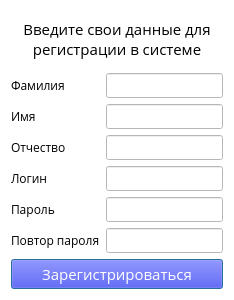
<?xml version="1.0" encoding="UTF-8"?>
<ui version="4.0">
 <class>SignUp</class>
 <widget class="QDialog" name="SignUp">
  <property name="geometry">
   <rect>
    <x>0</x>
    <y>0</y>
    <width>234</width>
    <height>300</height>
   </rect>
  </property>
  <property name="windowTitle">
   <string>Sign up</string>
  </property>
  <property name="styleSheet">
   <string notr="true">background-color: rgb(255, 255, 255);</string>
  </property>
  <layout class="QVBoxLayout" name="verticalLayout">
   <item>
    <widget class="QLabel" name="label">
     <property name="font">
      <font>
       <family>Open Sans</family>
       <pointsize>11</pointsize>
      </font>
     </property>
     <property name="text">
      <string>&lt;html&gt;&lt;head/&gt;&lt;body&gt;&lt;p align=&quot;center&quot;&gt;&lt;span style=&quot; font-size:11pt;&quot;&gt;Введите свои данные для регистрации в системе&lt;/span&gt;&lt;/p&gt;&lt;/body&gt;&lt;/html&gt;</string>
     </property>
     <property name="wordWrap">
      <bool>true</bool>
     </property>
    </widget>
   </item>
   <item>
    <layout class="QFormLayout" name="formLayout">
     <item row="0" column="0">
      <widget class="QLabel" name="label_2">
       <property name="font">
        <font>
         <family>Open Sans</family>
         <pointsize>9</pointsize>
        </font>
       </property>
       <property name="text">
        <string>Фамилия</string>
       </property>
       <property name="wordWrap">
        <bool>true</bool>
       </property>
      </widget>
     </item>
     <item row="1" column="0">
      <widget class="QLabel" name="label_3">
       <property name="font">
        <font>
         <family>Open Sans</family>
         <pointsize>9</pointsize>
        </font>
       </property>
       <property name="text">
        <string>Имя</string>
       </property>
       <property name="wordWrap">
        <bool>true</bool>
       </property>
      </widget>
     </item>
     <item row="2" column="0">
      <widget class="QLabel" name="label_4">
       <property name="font">
        <font>
         <family>Open Sans</family>
         <pointsize>9</pointsize>
        </font>
       </property>
       <property name="text">
        <string>Отчество</string>
       </property>
       <property name="wordWrap">
        <bool>true</bool>
       </property>
      </widget>
     </item>
     <item row="3" column="0">
      <widget class="QLabel" name="label_5">
       <property name="font">
        <font>
         <family>Open Sans</family>
         <pointsize>9</pointsize>
        </font>
       </property>
       <property name="text">
        <string>Логин</string>
       </property>
       <property name="wordWrap">
        <bool>true</bool>
       </property>
      </widget>
     </item>
     <item row="4" column="0">
      <widget class="QLabel" name="label_6">
       <property name="font">
        <font>
         <family>Open Sans</family>
         <pointsize>9</pointsize>
        </font>
       </property>
       <property name="text">
        <string>Пароль</string>
       </property>
       <property name="wordWrap">
        <bool>true</bool>
       </property>
      </widget>
     </item>
     <item row="5" column="0">
      <widget class="QLabel" name="label_7">
       <property name="font">
        <font>
         <family>Open Sans</family>
         <pointsize>9</pointsize>
        </font>
       </property>
       <property name="text">
        <string>Повтор пароля</string>
       </property>
       <property name="wordWrap">
        <bool>true</bool>
       </property>
      </widget>
     </item>
     <item row="0" column="1">
      <widget class="QLineEdit" name="lineEdit">
       <property name="font">
        <font>
         <family>Open Sans</family>
        </font>
       </property>
      </widget>
     </item>
     <item row="1" column="1">
      <widget class="QLineEdit" name="lineEdit_2">
       <property name="font">
        <font>
         <family>Open Sans</family>
        </font>
       </property>
      </widget>
     </item>
     <item row="2" column="1">
      <widget class="QLineEdit" name="lineEdit_3">
       <property name="font">
        <font>
         <family>Open Sans</family>
        </font>
       </property>
      </widget>
     </item>
     <item row="3" column="1">
      <widget class="QLineEdit" name="lineEdit_4">
       <property name="font">
        <font>
         <family>Open Sans</family>
        </font>
       </property>
      </widget>
     </item>
     <item row="4" column="1">
      <widget class="QLineEdit" name="lineEdit_5">
       <property name="font">
        <font>
         <family>Open Sans</family>
        </font>
       </property>
       <property name="echoMode">
        <enum>QLineEdit::Password</enum>
       </property>
      </widget>
     </item>
     <item row="5" column="1">
      <widget class="QLineEdit" name="lineEdit_6">
       <property name="font">
        <font>
         <family>Open Sans</family>
        </font>
       </property>
       <property name="echoMode">
        <enum>QLineEdit::Password</enum>
       </property>
      </widget>
     </item>
    </layout>
   </item>
   <item>
    <widget class="QPushButton" name="pushButton">
     <property name="sizePolicy">
      <sizepolicy hsizetype="Minimum" vsizetype="Fixed">
       <horstretch>0</horstretch>
       <verstretch>0</verstretch>
      </sizepolicy>
     </property>
     <property name="font">
      <font>
       <family>Open Sans</family>
       <pointsize>11</pointsize>
      </font>
     </property>
     <property name="styleSheet">
      <string notr="true">background-color: rgb(48, 48, 222);
color: rgb(255, 255, 255);</string>
     </property>
     <property name="text">
      <string>Зарегистрироваться</string>
     </property>
    </widget>
   </item>
  </layout>
 </widget>
 <resources/>
 <connections/>
</ui>
